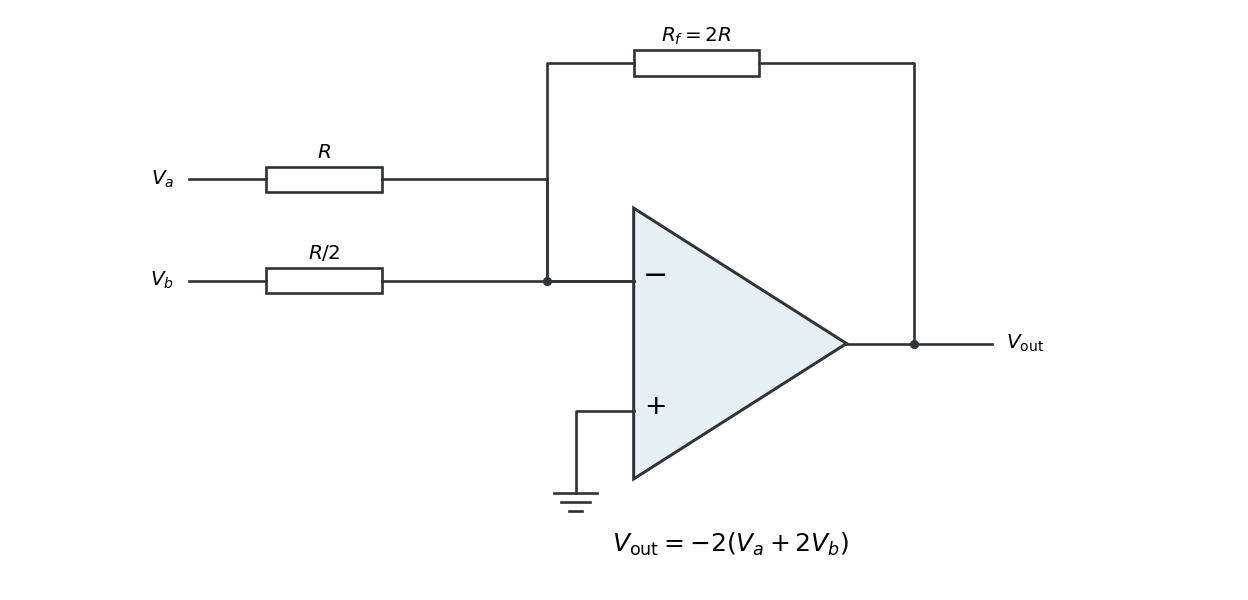

Source code (Python):
"""Original solution illustration; output the matching PNG into the cwd."""
from pathlib import Path
import matplotlib
matplotlib.use("Agg")
import matplotlib.pyplot as plt
import numpy as np
from matplotlib import patches
plt.rcParams.update({"font.size":12,"figure.facecolor":"white"})

fig,ax=plt.subplots(figsize=(10.4,5),layout="constrained")
def wire(xs,ys):ax.plot(xs,ys,color="#30343a",lw=1.6)
def resistor(x,y,width,label):
    ax.add_patch(patches.Rectangle((x,y-.13),width,.26,facecolor="white",edgecolor="#30343a",lw=1.6));ax.text(x+width/2,y+.22,label,ha="center")
def ground(x,y):
    for dy,w in [(0,.22),(-.09,.15),(-.18,.07)]:wire([x-w,x+w],[y+dy,y+dy])
ax.add_patch(patches.Polygon([[4.8,-.3],[4.8,2.5],[7,1.1]],facecolor="#e6eff3",edgecolor="#30343a",lw=1.8))
ax.text(5.02,1.72,"−",fontsize=18,ha="center");ax.text(5.02,.37,"+",fontsize=16,ha="center")
wire([.2,1],[2.8,2.8]);resistor(1,2.8,1.2,r"$R$");wire([2.2,3.9,3.9,4.8],[2.8,2.8,1.75,1.75])
wire([.2,1],[1.75,1.75]);resistor(1,1.75,1.2,r"$R/2$");wire([2.2,4.8],[1.75,1.75]);ax.scatter([3.9],[1.75],s=20,color="#30343a")
ax.text(.05,2.8,r"$V_a$",ha="right",va="center");ax.text(.05,1.75,r"$V_b$",ha="right",va="center")
wire([4.8,4.2,4.2],[.4,.4,-.45]);ground(4.2,-.45)
wire([7,8.5],[1.1,1.1]);ax.text(8.65,1.1,r"$V_{\mathrm{out}}$",va="center")
wire([7.7,7.7,6.1],[1.1,4,4]);resistor(4.8,4,1.3,r"$R_f=2R$");wire([4.8,3.9,3.9],[4,4,1.75]);ax.scatter([7.7],[1.1],s=20,color="#30343a")
ax.text(5.8,-1.05,r"$V_{\mathrm{out}}=-2(V_a+2V_b)$",ha="center",fontsize=15)
ax.set(xlim=(-.6,10),ylim=(-1.5,4.6));ax.set_aspect("equal");ax.axis("off")

fig.savefig(Path.cwd()/Path(__file__).with_suffix(".png").name,dpi=120,facecolor="white")
